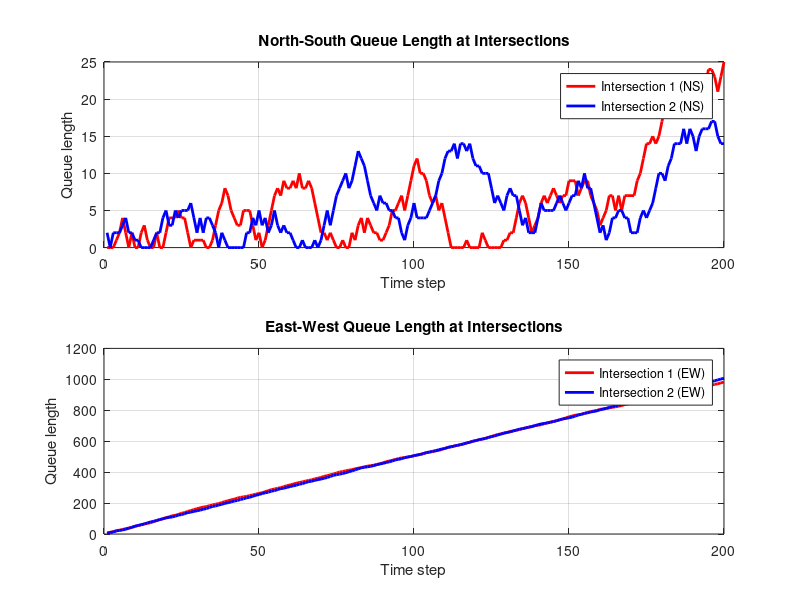

This chart was generated by the following MATLAB code:
%% Initialization
clc;
clear;

% Simulation parameters
num_intersections = 2; % Number of intersections in the system
simulation_time = 200; % Simulation time (number of steps)
cycle_time = 10;       % Total traffic light cycle time

% Traffic arrival and departure rates (with randomness)
arrival_rate_ns_base = 10; % Base arrival rate for North-South
arrival_rate_ew_base = 15; % Base arrival rate for East-West
departure_rate = 20;       % Departure rate when the light is green

% Initialize queue lengths for multiple intersections
queue_ns = zeros(num_intersections, 1);
queue_ew = zeros(num_intersections, 1);

% Arrays to store the queue lengths for visualization
queue_history_ns = zeros(simulation_time, num_intersections);
queue_history_ew = zeros(simulation_time, num_intersections);

% MPC parameters
prediction_horizon = 5;  % Prediction horizon (how far ahead we predict)
control_horizon = 2;     % Control horizon (how long we apply the control)
green_ns = repmat(cycle_time / 2, num_intersections, 1); % Initial green light time for NS
green_ew = repmat(cycle_time / 2, num_intersections, 1); % Initial green light time for EW

% Metrics for monitoring system performance
total_waiting_time_ns = 0;
total_waiting_time_ew = 0;

%% Simulate traffic flow with MPC control for multiple intersections
for t = 1:simulation_time
    % Introduce randomness in the arrival rate (stochastic traffic flow)
    arrival_rate_ns = arrival_rate_ns_base + randi([-2, 2], num_intersections, 1);  % Random noise
    arrival_rate_ew = arrival_rate_ew_base + randi([-2, 2], num_intersections, 1);  % Random noise
    
    % Update queue lengths based on car arrivals
    queue_ns = queue_ns + arrival_rate_ns;
    queue_ew = queue_ew + arrival_rate_ew;
    
    % Predict future queue lengths over the prediction horizon for all intersections
    future_queue_ns = queue_ns + arrival_rate_ns * prediction_horizon;
    future_queue_ew = queue_ew + arrival_rate_ew * prediction_horizon;
    
    % Dynamic traffic light control based on predicted queues
    for i = 1:num_intersections
        if future_queue_ns(i) > future_queue_ew(i)
            % Give more green light to NS direction at this intersection
            green_ns(i) = min(green_ns(i) + 1, cycle_time - green_ew(i));
            green_ew(i) = cycle_time - green_ns(i);  % Adjust EW green light accordingly
        else
            % Give more green light to EW direction at this intersection
            green_ew(i) = min(green_ew(i) + 1, cycle_time - green_ns(i));
            green_ns(i) = cycle_time - green_ew(i);  % Adjust NS green light accordingly
        end
    end
    
    % Update queue lengths based on car departures (only when green light is on)
    queue_ns = max(queue_ns - (green_ns / cycle_time) * departure_rate, 0);  % Departures in NS
    queue_ew = max(queue_ew - (green_ew / cycle_time) * departure_rate, 0);  % Departures in EW
    
    % Store queue lengths for visualization
    queue_history_ns(t, :) = queue_ns;
    queue_history_ew(t, :) = queue_ew;
    
    % Calculate total waiting times for performance evaluation
    total_waiting_time_ns = total_waiting_time_ns + sum(queue_ns);
    total_waiting_time_ew = total_waiting_time_ew + sum(queue_ew);
end

%% Visualization
% Plot the queue lengths over time for North-South and East-West directions

figure;
subplot(2,1,1);
plot(1:simulation_time, queue_history_ns(:,1), 'r', 'LineWidth', 2);
hold on;
plot(1:simulation_time, queue_history_ns(:,2), 'b', 'LineWidth', 2);
xlabel('Time step');
ylabel('Queue length');
legend('Intersection 1 (NS)', 'Intersection 2 (NS)');
title('North-South Queue Length at Intersections');
grid on;

subplot(2,1,2);
plot(1:simulation_time, queue_history_ew(:,1), 'r', 'LineWidth', 2);
hold on;
plot(1:simulation_time, queue_history_ew(:,2), 'b', 'LineWidth', 2);
xlabel('Time step');
ylabel('Queue length');
legend('Intersection 1 (EW)', 'Intersection 2 (EW)');
title('East-West Queue Length at Intersections');
grid on;

%% Performance Metrics
avg_waiting_time_ns = total_waiting_time_ns / simulation_time;
avg_waiting_time_ew = total_waiting_time_ew / simulation_time;

disp(['Average Waiting Time (NS): ', num2str(avg_waiting_time_ns)]);
disp(['Average Waiting Time (EW): ', num2str(avg_waiting_time_ew)]);
